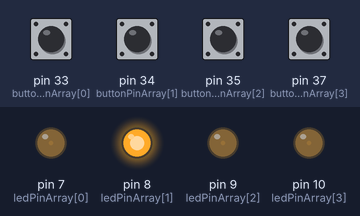
Recording of a sketch running on a simulated Teensy 4. On the bench: output pins drawn as LEDs (lit = HIGH). The test bench sets the inputs (shaded band); at power-on: pin 33 (buttonPinArray[0]), pin 34 (buttonPinArray[1]), pin 35 (buttonPinArray[2]), pin 37 (buttonPinArray[3]) LOW. What the sketch prints to the serial monitor is not drawn.

Above: at 1.2 s.
1.3 s: pin 33 (buttonPinArray[0]) pulled HIGH for 0.15 s
At 2.8 s:
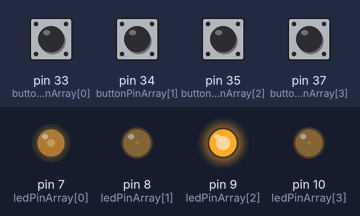
At 3.8 s:
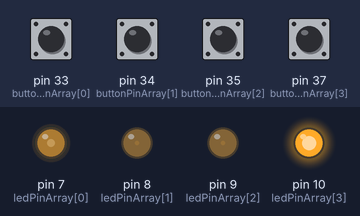
4.4 s: pin 34 (buttonPinArray[1]) pulled HIGH for 0.15 s
At 5.5 s:
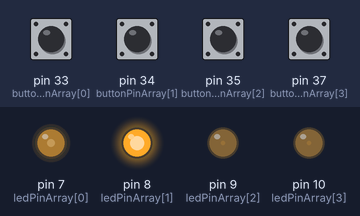
7.5 s: pin 35 (buttonPinArray[2]) pulled HIGH for 0.15 s
At 8.8 s:
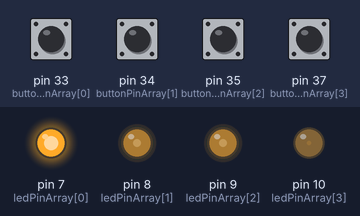
10.6 s: pin 37 (buttonPinArray[3]) pulled HIGH for 0.15 s
13.7 s: pin 33 (buttonPinArray[0]) pulled HIGH for 1 s
17.7 s: pin 34 (buttonPinArray[1]) pulled HIGH for 1 s
Timing chart, 0 to 22.7 s (numbered marks = the images above; inputs shaded):
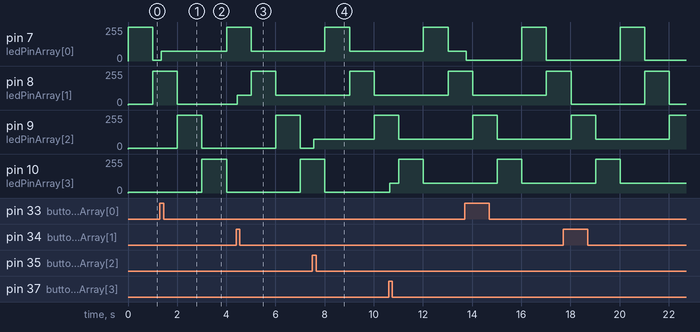

The sketch:

Digital_Lab_W6.ino
```cpp
unsigned long lastStepTime = 0;
int stepLength = 1000;
long lastDelayTime = 0;
long delayTime = 50;
int ledPinArray[4] = { 7, 8, 9, 10 };
int buttonPinArray[4] = { 33, 34, 35, 37 };
int buttonOnArray[4] = { false, false, false, false };
int lastButtonStateArray[4] = { LOW, LOW, LOW, LOW };
int buttonStateArray[4] = { LOW, LOW, LOW, LOW };
int currentStateArray[4] = { 0, 0, 0, 0 };
int totalSteps = 4;
int currentStep = 0;

void setup() {
  Serial.begin(9600);
  for (int i = 0; i < 4; i++) {
    pinMode(ledPinArray[i], OUTPUT);
    pinMode(buttonPinArray[i], INPUT);
  }
}

void loop() {
  checkButton();
  checkLed();
  sequence();
}

void sequence() {
  if (millis() > lastStepTime + stepLength) {
    lastStepTime = millis();
    usbMIDI.sendNoteOff(60, 127, 1);
    nextStep();
    if (buttonOnArray[currentStep] == true) {
      usbMIDI.sendNoteOn(60, 127, 1);
    }
  }
  Serial.println(currentStep);
}

void checkButton() {
  for (int i = 0; i < 4; i++) {
    currentStateArray[i] = digitalRead(buttonPinArray[i]);
    if (currentStateArray[i] != lastButtonStateArray[i]) {
      lastDelayTime = millis();
    }
    if ((millis() - lastDelayTime) > delayTime) {
      if (currentStateArray[i] != buttonStateArray[i]) {
        buttonStateArray[i] = currentStateArray[i];

        if (buttonStateArray[i] == HIGH) {
          buttonOnArray[i] = !buttonOnArray[i];
        }
      }
    }
    lastButtonStateArray[i] = currentStateArray[i];
  }
}

void checkLed() {
  for (int i = 0; i < 4; i++) {
    if (currentStep == i) {
      analogWrite(ledPinArray[i], 255);
    } else if (buttonOnArray[i] == true) {
      analogWrite(ledPinArray[i], 75);
    } else {
      analogWrite(ledPinArray[i], 5);
    }
  }
}

void nextStep() {
  currentStep = currentStep + 1;
  if (currentStep > 3) {
    currentStep = 0;
  }
}
```

Measured:
- after the input at 1.3 s, pin 7 (ledPinArray[0]): 5/255 → 75/255 after 0.05 s, → 255/255 2.7 s later
- after the input at 7.5 s, pin 9 (ledPinArray[2]): 5/255 → 75/255 after 0.05 s, → 255/255 2.5 s later
